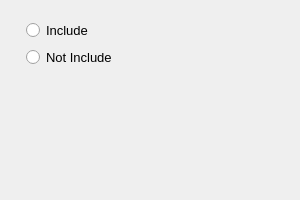
<?xml version="1.0" encoding="UTF-8"?>
<ui version="4.0">
 <class>SpeciesModelPage</class>
 <widget class="QWizardPage" name="SpeciesModelPage">
  <property name="geometry">
   <rect>
    <x>0</x>
    <y>0</y>
    <width>300</width>
    <height>200</height>
   </rect>
  </property>
  <property name="font">
   <font>
    <pointsize>10</pointsize>
   </font>
  </property>
  <property name="windowTitle">
   <string>WizardPage</string>
  </property>
  <property name="title">
   <string>Species Model</string>
  </property>
  <layout class="QVBoxLayout" name="verticalLayout_2">
   <item>
    <widget class="QWidget" name="widget" native="true">
     <layout class="QVBoxLayout" name="verticalLayout">
      <property name="leftMargin">
       <number>15</number>
      </property>
      <property name="rightMargin">
       <number>15</number>
      </property>
      <item>
       <widget class="QRadioButton" name="include">
        <property name="text">
         <string>Include</string>
        </property>
       </widget>
      </item>
      <item>
       <widget class="QRadioButton" name="notInclude">
        <property name="text">
         <string>Not Include</string>
        </property>
       </widget>
      </item>
     </layout>
    </widget>
   </item>
   <item>
    <spacer name="verticalSpacer">
     <property name="orientation">
      <enum>Qt::Vertical</enum>
     </property>
     <property name="sizeHint" stdset="0">
      <size>
       <width>20</width>
       <height>40</height>
      </size>
     </property>
    </spacer>
   </item>
  </layout>
 </widget>
 <resources>
  <include location="../../resource.qrc"/>
 </resources>
 <connections/>
</ui>
